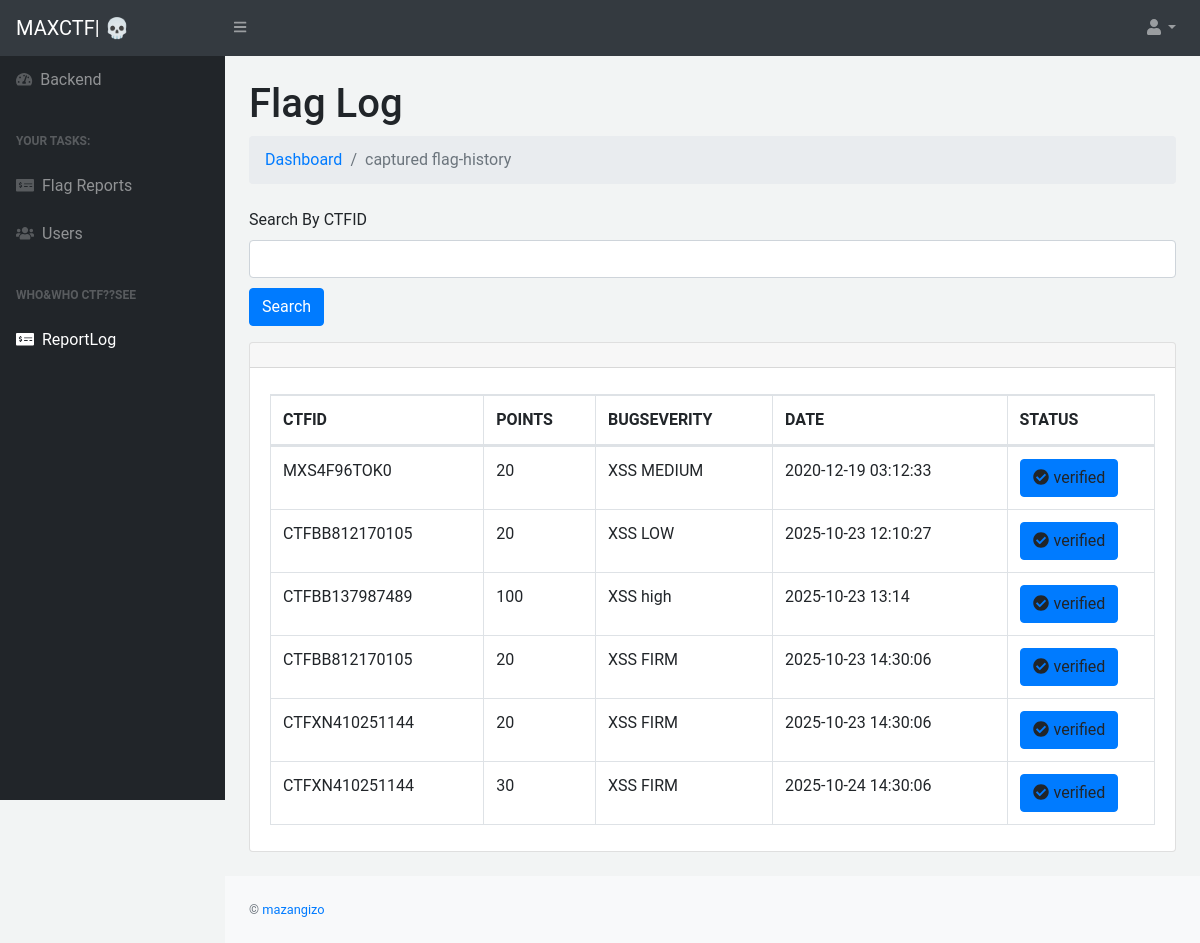
The page /admin/admin/ctflog.php (signed in) on the database as committed earlier.
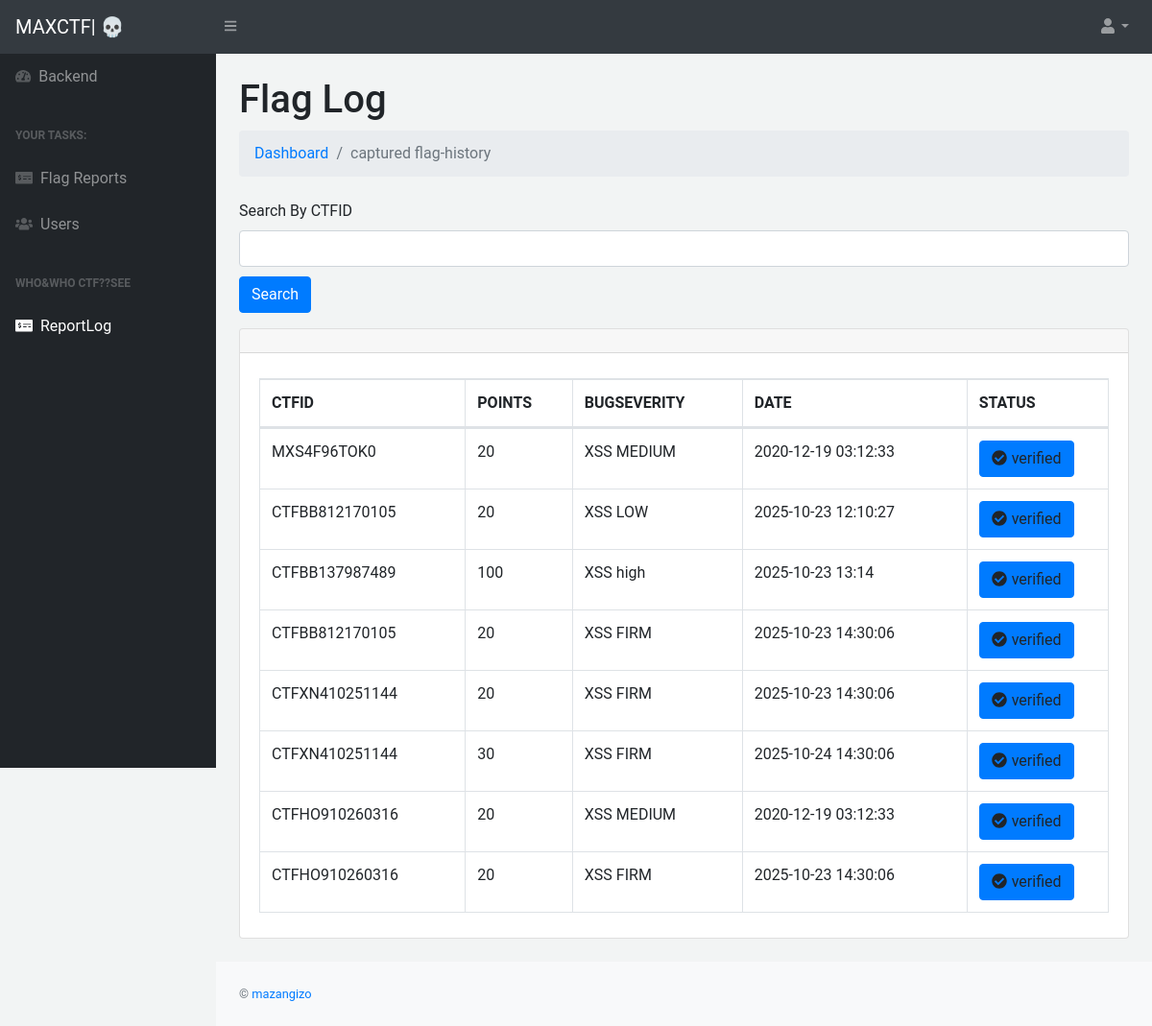
The same page on the database as committed later.
### tables this page shows
CREATE TABLE `reportx` (
  `id` int(11) NOT NULL,
  `walletid` varchar(60) NOT NULL,
  `amount` varchar(10) NOT NULL,
  `proofimage` text NOT NULL,
  `date` varchar(60) NOT NULL,
  `status` text NOT NULL,
  `bug` varchar(15) NOT NULL,
  `severity` varchar(15) NOT NULL
);

### admin/admin/ctflog.php (the view, shortened to what this page needs)
<?php
include 'config.php';
?>
<?php include 'header.php'; ?>
            <div id="layoutSidenav_content">
                <main>
                    <div class="container-fluid">
                        <h1 class="mt-4">Flag Log</h1>
                        <ol class="breadcrumb mb-4">
                            <li class="breadcrumb-item"><a href="dashboard.php">Dashboard</a></li>
                            <li class="breadcrumb-item active">captured flag-history</li>
                        </ol>
                        <form method="post">
    <div class="form-group">
        <label>Search By CTFID</label>
        <input type="text" class="form-control" name="walletid">
        <input style="margin-top: 10px;" type="submit" name="submit" value="Search" class="btn btn-primary">
    </div>
</form>
                        <div class="card mb-4">
                            <div class="card-header">
                            </div>
                            <div class="card-body">
                                <div class="table-responsive">
                                    <table class="table table-bordered" id="dataTable" width="100%" cellspacing="0">
                                        <thead>
                                            <tr>
                                                <th>CTFID</th>
                                                <th>POINTS</th>
                                                <th>BUGSEVERITY</th>
                                                <th>DATE</th>
                                                <th>STATUS</th>
                                            </tr>
                                        </thead>
                                        <tbody>
                                        <?php
                                        $getrr="select * from reportx";
                                        $run=mysqli_query($conn,$getrr);
                                        while($row_pro=mysqli_fetch_array($run))
                                        {
                                            $label=$row_pro['walletid'];
                                            $nawa=$row_pro['amount'];
                                            $label2=$row_pro['bug'].' '.$row_pro['severity'];
                                            $rana=$row_pro['date'];
                                            $status=$row_pro['status'];
                                        ?>
                                            <tr>
                                                <td><?php echo htmlentities($label);?></td>
                                                <td><?php echo htmlentities($nawa);?></td>
                                                <td><?php echo htmlentities($label2);?></td>
                                                <td><?php echo htmlentities($rana);?></td>
                                                <td>
                                                    <?php if($status=='approved')
                                                    { ?>
                                               <a id="status_change" class="btn btn-primary"><i class="fas fa-check-circle" style="margin-right: 5px;"></i>verified</a>
                                                    <?php }
                                                    else
                                                    {
                                                    ?>
                                                    <span class="badge badge-success">OOPS!</span>
                                                    <?php } ?>
                                              </td>
                                            </tr>
                                        <?php } ?>
                                        </tbody>
                                    </table>
                                </div>
                            </div>
                        </div>
                    </div>
                </main>
             <?php include 'footer2.php'; ?>

Rows that differ between the two databases and show on the page:
added reportx: walletid "CTFHO910260316", amount "20", label2 "XSS MEDIUM", date "2020-12-19 03:12:33", status "approved" (drawn)
added reportx: walletid "CTFHO910260316", amount "20", label2 "XSS FIRM", date "2025-10-23 14:30:06", status "approved" (drawn)
